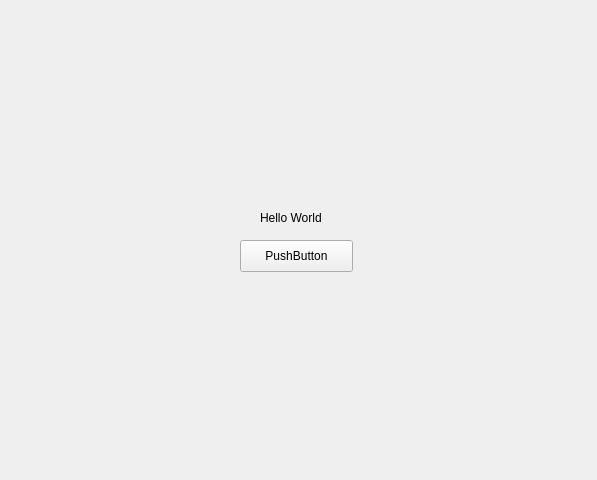
<?xml version="1.0" encoding="UTF-8"?>
<ui version="4.0">
 <class>MainWindow</class>
 <widget class="QMainWindow" name="MainWindow">
  <property name="geometry">
   <rect>
    <x>0</x>
    <y>0</y>
    <width>597</width>
    <height>480</height>
   </rect>
  </property>
  <property name="windowTitle">
   <string>MainWindow</string>
  </property>
  <widget class="QWidget" name="centralwidget">
   <widget class="QLabel" name="label">
    <property name="geometry">
     <rect>
      <x>260</x>
      <y>210</y>
      <width>71</width>
      <height>16</height>
     </rect>
    </property>
    <property name="text">
     <string>Hello World</string>
    </property>
   </widget>
   <widget class="QPushButton" name="pushButton">
    <property name="geometry">
     <rect>
      <x>240</x>
      <y>240</y>
      <width>113</width>
      <height>32</height>
     </rect>
    </property>
    <property name="text">
     <string>PushButton</string>
    </property>
   </widget>
  </widget>
 </widget>
 <resources/>
 <connections/>
</ui>
